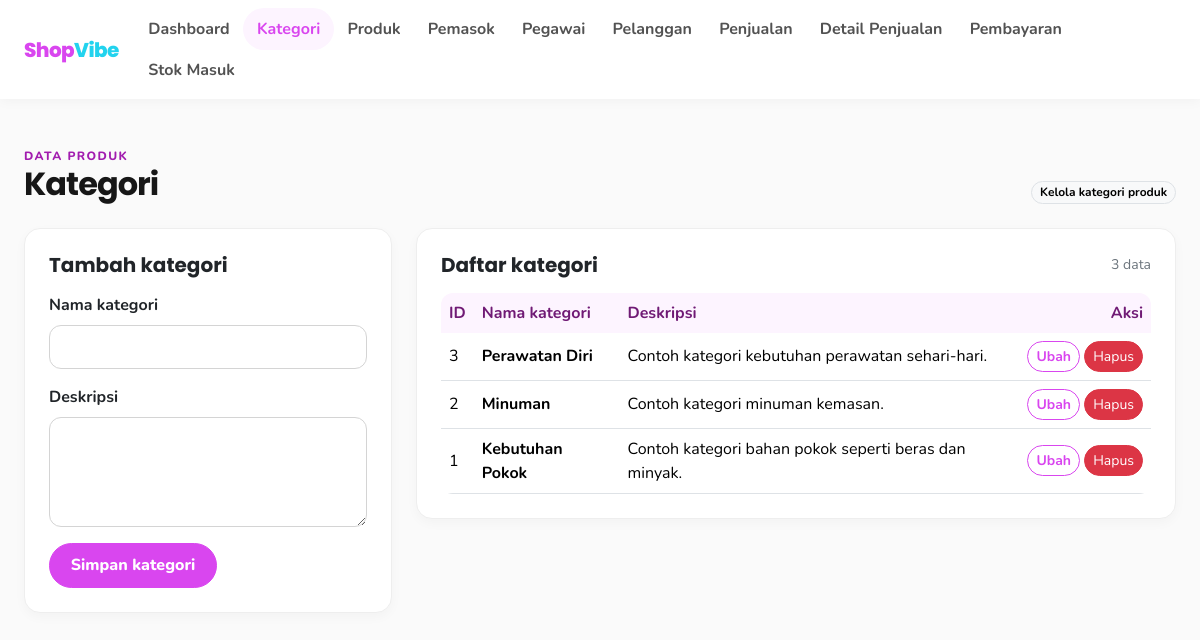
The page /kategori.php on the database its author committed.
### tables this page shows
CREATE TABLE `kategori` (
  `id_kategori` int UNSIGNED NOT NULL,
  `nama_kategori` varchar(100) NOT NULL,
  `deskripsi` text
);

### kategori.php (the view, shortened to what this page needs)
<?php
include 'config.php';
$edit = null;
$rows = $conn->query('SELECT id_kategori, nama_kategori, deskripsi FROM kategori ORDER BY id_kategori DESC');
?>
<div class="d-flex flex-wrap justify-content-between align-items-end gap-3 mb-4">
    <div><div class="eyebrow">Data produk</div><h1 class="page-title h2 mb-0">Kategori</h1></div>
    <span class="badge rounded-pill text-bg-light border">Kelola kategori produk</span>
</div>
<div class="row g-4">
    <div class="col-lg-4">
        <div class="card p-4">
            <h2 class="h5 fw-bold mb-3"><?= $edit ? 'Ubah kategori' : 'Tambah kategori' ?></h2>
            <form method="post">
                <div class="mb-3">
                    <label class="form-label fw-bold" for="nama_kategori">Nama kategori</label>
                    <input class="form-control" id="nama_kategori" name="nama_kategori" maxlength="100" required value="<?= e($edit['nama_kategori'] ?? '') ?>">
                </div>
                <div class="mb-3">
                    <label class="form-label fw-bold" for="deskripsi">Deskripsi</label>
                    <textarea class="form-control" id="deskripsi" name="deskripsi" rows="4"><?= e($edit['deskripsi'] ?? '') ?></textarea>
                </div>
                <button class="btn btn-primary" type="submit">Simpan kategori</button>
            </form>
        </div>
    </div>
    <div class="col-lg-8">
        <div class="card p-3 p-lg-4">
            <div class="d-flex justify-content-between align-items-center mb-3"><h2 class="h5 fw-bold mb-0">Daftar kategori</h2><span class="text-secondary small"><?= $rows->num_rows ?> data</span></div>
            <div class="table-responsive">
                <table class="table table-hover align-middle mb-0">
                    <thead><tr><th>ID</th><th>Nama kategori</th><th>Deskripsi</th><th class="text-end">Aksi</th></tr></thead>
                    <tbody>
                    <?php while ($row = $rows->fetch_assoc()): ?>
                        <tr>
                            <td><?= e($row['id_kategori']) ?></td><td class="fw-bold"><?= e($row['nama_kategori']) ?></td>
                            <td><?= nl2br(e($row['deskripsi'])) ?></td>
                            <td class="text-end text-nowrap">
                                <a class="btn btn-sm btn-outline-primary" href="?edit=<?= e($row['id_kategori']) ?>">Ubah</a>
                                <form class="d-inline" method="post" onsubmit="return confirm('Hapus kategori ini?')">
                                    <button class="btn btn-sm btn-danger" type="submit">Hapus</button>
                                </form>
                            </td>
                        </tr>
                    <?php endwhile; ?>
                    </tbody>
                </table>
            </div>
        </div>
    </div>
</div>

### config.php (style rules this page uses)
:root { --shop-primary:#D946EF; --shop-cyan:#22D3EE; --shop-yellow:#FACC15; --shop-bg:#FAFAFA; --shop-ink:#171717; }
body { background:var(--shop-bg); color:var(--shop-ink); font-family:'Nunito',sans-serif; }
h1,h2,h3,.navbar-brand { font-family:'Poppins',sans-serif; }
.page-title { font-weight:700; letter-spacing:-.03em; }
.card { border:1px solid #eee; border-radius:16px; box-shadow:0 4px 12px #00000008; }
.btn-primary { --bs-btn-bg:var(--shop-primary); --bs-btn-border-color:var(--shop-primary); --bs-btn-hover-bg:#C026D3; --bs-btn-hover-border-color:#C026D3; --bs-btn-active-bg:#A21CAF; border-radius:999px; font-weight:800; padding:.6rem 1.3rem; }
.btn-outline-primary { --bs-btn-color:var(--shop-primary); --bs-btn-border-color:var(--shop-primary); --bs-btn-hover-bg:#FDF4FF; --bs-btn-hover-color:var(--shop-primary); --bs-btn-hover-border-color:var(--shop-primary); border-radius:999px; font-weight:700; }
.btn-danger { border-radius:999px; }
.form-control,.form-select { min-height:44px; border:1.5px solid #D4D4D4; border-radius:12px; }
.table thead th { background:#FDF4FF; color:#701A75; border-bottom:0; white-space:nowrap; }
.table td { vertical-align:middle; }
.table-responsive { border-radius:12px; }
.eyebrow { color:#A21CAF; font-size:.75rem; font-weight:800; letter-spacing:.12em; text-transform:uppercase; }

### rows shown on the page
kategori: id_kategori "3", nama_kategori "Perawatan Diri", deskripsi "Contoh kategori kebutuhan perawatan sehari-hari."
kategori: id_kategori "2", nama_kategori "Minuman", deskripsi "Contoh kategori minuman kemasan."
kategori: id_kategori "1", nama_kategori "Kebutuhan Pokok", deskripsi "Contoh kategori bahan pokok seperti beras dan minyak."

### other values the page prints
$label "Dashboard"
$label "Kategori"
$label "Produk"
$label "Pemasok"
$label "Pegawai"
$label "Pelanggan"
$label "Penjualan"
$label "Detail Penjualan"
$label "Pembayaran"
$label "Stok Masuk"
$rows->num_rows "3"
